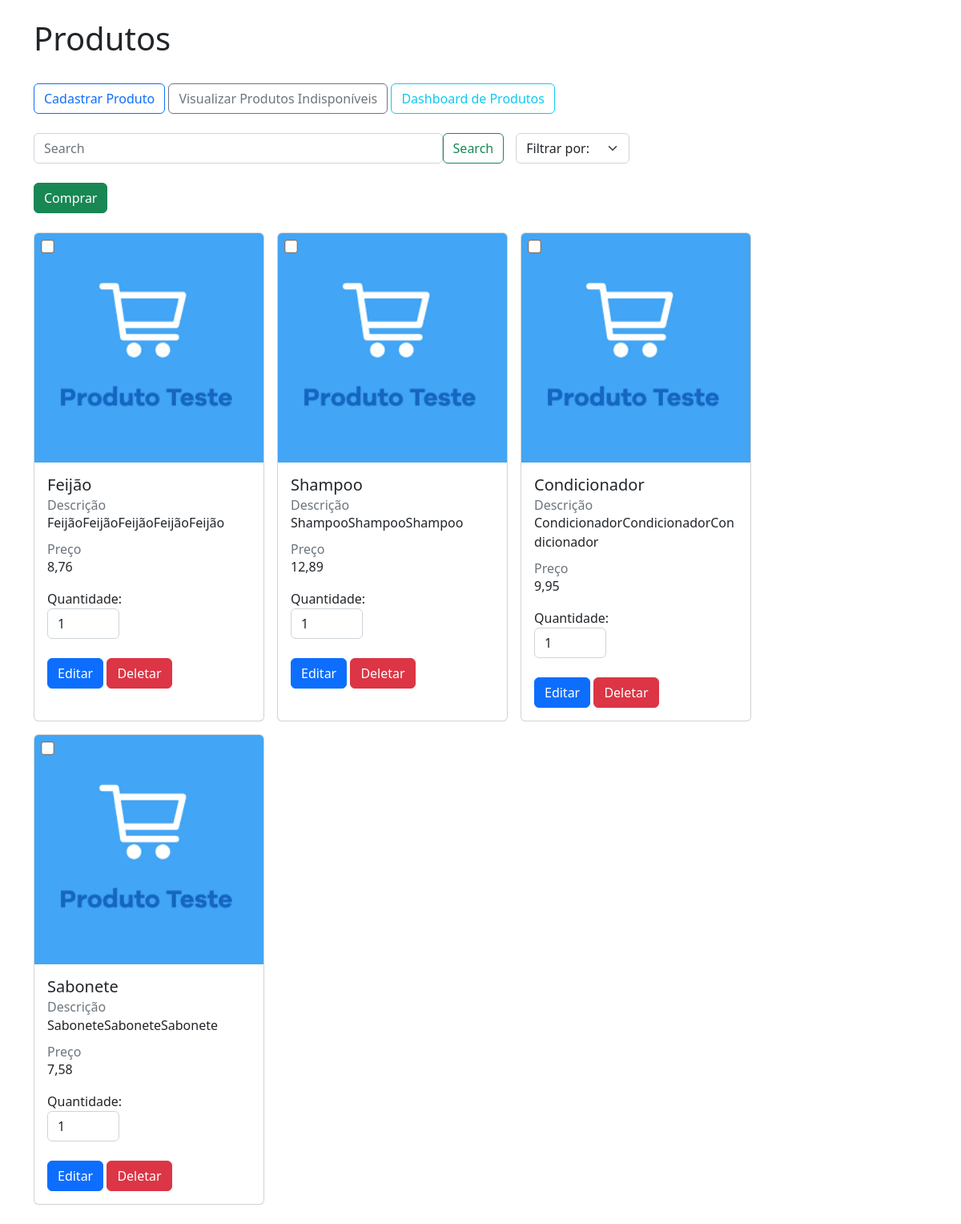
/produtos/, run on an earlier commit of the app's database.
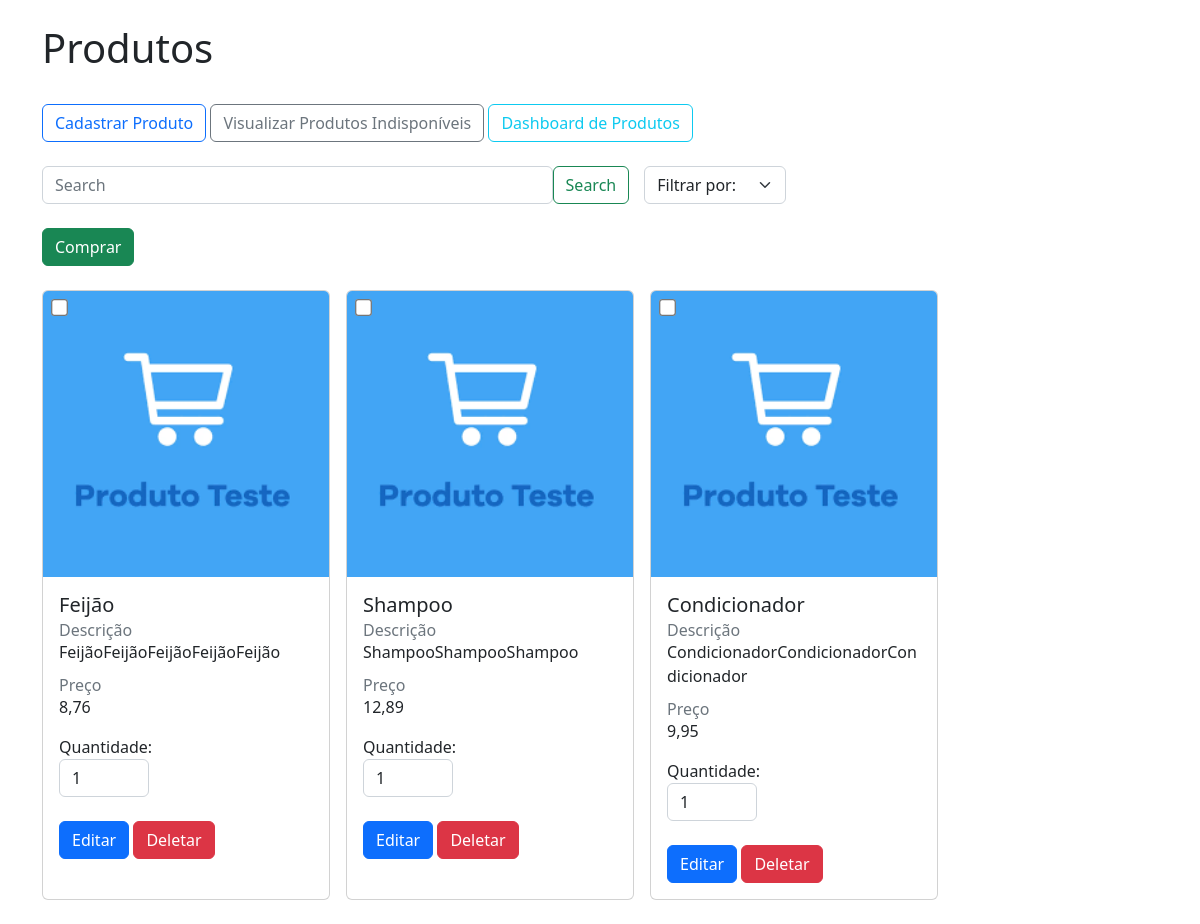
And on a later commit of the database.
### crm/models.py (models this page shows, shortened)
class Produto(models.Model):
    nome = models.CharField(max_length=50)
    descricao = models.TextField()
    preco = models.DecimalField(max_digits=10, decimal_places=2)
    qtd_estoque = models.IntegerField()
    ativo = models.BooleanField()
    data_criacao = models.DateTimeField(auto_now_add=True)
    data_atualizacao = models.DateTimeField(auto_now=True)

### crm/views.py (the view)
# urls.py: path('', lambda request: redirect('view_produtos'))
def view_produtos(request):
    produtos = Produto.objects.all()
    if request.method == 'GET':
        filtro = request.GET.get('filter')
        search_input = request.GET.get('search-input')
        try:
            if filtro and search_input:
                if filtro == 'name':
                    produtos = produtos.filter(nome__icontains=search_input)
                elif filtro == 'preco':
                    produtos = produtos.filter(preco=Decimal(search_input))
        except:
            add_message(request, constants.ERROR, "Erro ao tentar filtrar o produto!")
            return redirect('view_produtos')
        if request.GET.get('view_indisponivel'):
            return render(request, 'view_produtos.html', {'produtos': produtos.filter(ativo=False)})
        return render(request, 'view_produtos.html', {'produtos': produtos.filter(ativo=True)})

### crm/templates/view_produtos.html (shortened to what this page needs)
{% extends "base.html" %}
{% load static %}
{% block 'body' %}
<div class="container">
    <br>
    <h1>Produtos</h1>
    <br>
    <a href="{% url 'cadastro_produto' %}" class="btn btn-outline-primary">Cadastrar Produto</a>
    <a href="{% url 'view_produtos' %}?view_indisponivel=true" class="btn btn-outline-secondary">Visualizar Produtos Indisponíveis</a>
    <a href="{% url 'dashboard_produtos' %}" class="btn btn-outline-info">Dashboard de Produtos</a>
    <br>
    <br>
    <div class="col-8">
        <form class="d-flex">
            <input class="form-control" type="search" placeholder="Search" aria-label="Search" name="search-input" id="search">
            <button class="btn btn-outline-success" type="submit">Search</button>
            <select class="form-select" name="filter" style="margin-left: 15px; width: 25%;" aria-label="Default select example" required>
                <option selected>Filtrar por:</option>
            </select>
        </form>
    </div>
    <br>
    <form method="POST" action="{% url 'comprar_produtos' %}">
        <button type="submit" class="btn btn-success d-flex justify-content-end">Comprar</button>
        <br>
        <div class="d-flex flex-wrap gap-3">
            {% for produto in produtos %}
                <div class="card" style="width: 18rem; position: relative;">
                    <input type="checkbox"
                        name="produtos_selecionados"
                        value="{{ produto.id }}"
                        style="position: absolute; top: 10px; left: 10px; transform: scale(1.3); z-index: 1;">
                    <img src="{% static 'img/card-default.png' %}" class="card-img-top" alt="imagem de produto">
                    <div class="card-body">
                        <h5 class="card-title">{{ produto.nome }}</h5>
                        <h6 class="card-subtitle text-muted">Descrição</h6>
                        <p class="card-text">{{ produto.descricao }}</p>
                        <h6 class="card-subtitle text-muted">Preço</h6>
                        <p class="card-text">{{ produto.preco }}</p>
                        <label for="qtd_{{ produto.id }}">Quantidade:</label>
                        <input type="number"
                           name="quantidade_{{ produto.id }}"
                           id="qtd_{{ produto.id }}"
                           class="form-control"
                           style="width: 90px;"
                           value="1"
                           min="1"
                           max="{{ produto.qtd_estoque }}"
                           required>
                        <br>
                        <a href="{% url 'editar_produto' produto.id %}" class="btn btn-primary">Editar</a>
                        <a href="{% url 'deletar_produto' produto.id %}" class="btn btn-danger">Deletar</a>
                    </div>
                </div>
            {% endfor %}
        </div>
        <br>
    </form>
</div>
{% endblock 'body' %}

### templates/base.html (shortened to what this page needs)
<!doctype html>
<html lang="en">
  <head>
    <link href="https://cdn.jsdelivr.net/npm/bootstrap@5.2.3/dist/css/bootstrap.min.css" rel="stylesheet">
  </head>
  <body>
    {% block 'body' %}{% endblock 'body' %}
  </body>
</html>

What changed in the data, as far as the page shows it:
no longer on this page (row edited): Produto: nome "Sabonete", descricao "SaboneteSaboneteSabonete", preco "7,58"
